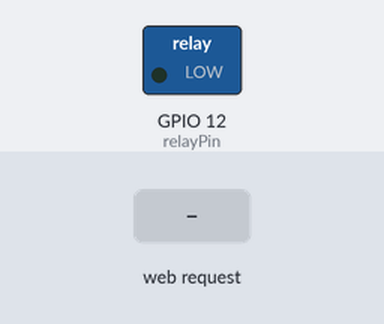
A sketch run on a simulated ESP8266 (NodeMCU). On the bench: switched loads named in the sketch (green lamp = pin HIGH). The test bench sets the inputs (shaded band). WiFi joins after 1.5 s; servers stay silent unless stated; what the sketch prints to the serial monitor is not drawn.

Above: at 2.7 s.
2.8 s: HTTP request GET /relay/on received
At 3.9 s:
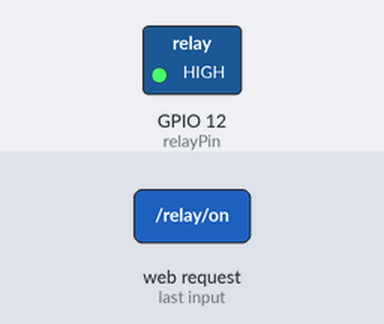
4.3 s: HTTP request GET /relay/off received
At 5.0 s:
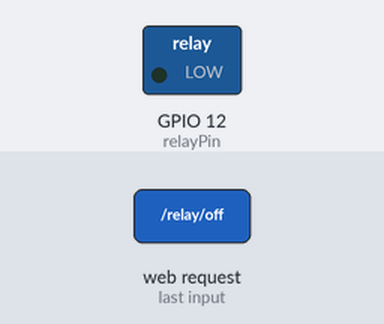
Timing chart, 0 to 7.3 s (numbered marks = the images above; inputs shaded):
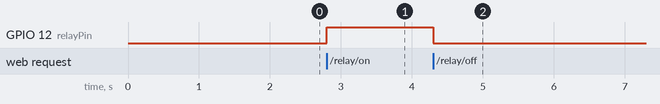

Measured:
- after the input at 2.8 s, GPIO 12 (relayPin): LOW → HIGH at once
- after the input at 4.3 s, GPIO 12 (relayPin): HIGH → LOW at once

The sketch:

kode.ino
```cpp
#include <ESP8266WiFi.h>
#include <ESP8266WebServer.h>
#include <DHT.h>

const char *ssid = "samsung galaxy";
const char *password = "ailanadianti0";

ESP8266WebServer server(80);
const byte dhtPin = 2;       // Pin data DHT11 (GPIO 2 / D4)
const byte relayPin = 12;    // Pin kontrol LED/Relay (GPIO 12 / D6)
DHT dht(dhtPin, DHT11);

const char index_html[] PROGMEM = R"rawliteral(
<!DOCTYPE html>
<html>
<head>
  <meta name="viewport" content="width=device-width, initial-scale=1">
  <title>IoT Dashboard - Latihan 2</title>
  <style>
    body { font-family: Arial; text-align: center; margin-top: 50px; }
    .btn { padding: 15px 30px; font-size: 20px; border-radius: 8px; margin: 10px; cursor: pointer; text-decoration: none; display: inline-block; color: white; border: none; }
    .btn-on { background-color: #4CAF50; }
    .btn-off { background-color: #f44336; }
    .sensor-box { font-size: 24px; font-weight: bold; margin: 15px 0; }
  </style>
</head>
<body>
  <h1>SERVER Aila</h1>
  <div class="sensor-box">
    <p>Suhu Saat Ini: <strong>%TEMPERATURE%</strong> &deg;C</p>
    <p>Kelembapan: <strong>%HUMIDITY%</strong> %</p>
  </div>
  <h2>Kendali Relay</h2>
  %RELAY_BUTTON%
</body>
</html>
)rawliteral";

void handleRoot() {
  String html = index_html;

  // Membaca suhu dan kelembapan dari sensor DHT
  float t = dht.readTemperature();
  float h = dht.readHumidity();

  // Penggantian placeholder suhu
  if (isnan(t)) {
    html.replace("%TEMPERATURE%", "--");
  } else {
    html.replace("%TEMPERATURE%", String(t));
  }

  // 1. Penggantian placeholder kelembapan
  if (isnan(h)) {
    html.replace("%HUMIDITY%", "--");
  } else {
    html.replace("%HUMIDITY%", String(h));
  }

  // 2. Penggantian placeholder tombol dinamis tunggal (Toggle Button)
  String relayButtonHtml = "";
  if (digitalRead(relayPin) == HIGH) {
    // Jika LED sedang menyala, tampilkan tombol MATIKAN (OFF)
    relayButtonHtml = "<a href=\"/relay/off\"><button class=\"btn btn-off\">MATIKAN (OFF)</button></a>";
  } else {
    // Jika LED sedang mati, tampilkan tombol NYALAKAN (ON)
    relayButtonHtml = "<a href=\"/relay/on\"><button class=\"btn btn-on\">NYALAKAN (ON)</button></a>";
  }

  html.replace("%RELAY_BUTTON%", relayButtonHtml);

  server.send(200, "text/html", html);
}

void handleRelayOn() {
  digitalWrite(relayPin, HIGH);
  server.sendHeader("Location", "/");
  server.send(303);
}

void handleRelayOff() {
  digitalWrite(relayPin, LOW);
  server.sendHeader("Location", "/");
  server.send(303);
}

void setup() {
  Serial.begin(115200);
  pinMode(relayPin, OUTPUT);
  digitalWrite(relayPin, LOW);
  dht.begin();

  WiFi.mode(WIFI_STA);
  WiFi.begin(ssid, password);
  while (WiFi.status() != WL_CONNECTED) {
    delay(500);
    Serial.print(".");
  }
  Serial.println("\nIP Address Server Anda: ");
  Serial.println(WiFi.localIP());

  server.on("/", handleRoot);
  server.on("/relay/on", handleRelayOn);
  server.on("/relay/off", handleRelayOff);
  server.begin();
}

void loop() {
  server.handleClient();
}
```
